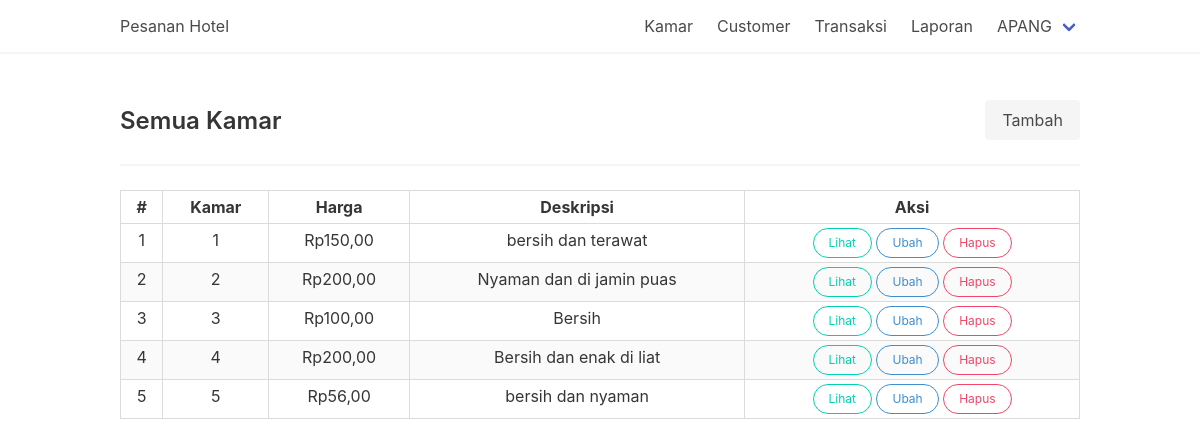
The page /kamar.php (signed in) on the database its author committed.
### tables this page shows
CREATE TABLE `kamar` (
  `id_kamar` int(11) NOT NULL,
  `kamar` varchar(30) NOT NULL,
  `harga` decimal(10,0) NOT NULL,
  `deskripsi` text NOT NULL
);

### config/function.php (called while the page is built, shortened)
<?php
function money($number)
{
    return 'Rp' . number_format($number, 2, ',', '.');
}

### kamar.php (the view, shortened to what this page needs)
<?php
require_once "template/theHeader.php";
?>
<div class="level">
    <div class="level-left">
        <div class="level-item">
            <h1 class="title is-4">Semua Kamar</h1>
        </div>
    </div>
    <div class="level-right">
        <div class="level-item">
            <a href="kamar-create.php" class="button is-light">Tambah</a>
        </div>
    </div>
</div>
<hr>
<div class="table-container">
    <table class="table is-fullwidth is-bordered is-striped is-hoverable is-narrow has-text-centered">
        <thead>
            <tr>
                <th>#</th>
                <th>Kamar</th>
                <th>Harga</th>
                <th>Deskripsi</th>
                <th>Aksi</th>
            </tr>
        </thead>
        <tbody>
            <?php
            $sql = "SELECT * FROM kamar";
            $query = $conn->prepare($sql);
            $query->execute();
            while ($item = $query->fetch(PDO::FETCH_OBJ)) {
            ?>
                <tr>
                    <td><?= $item->id_kamar; ?></td>
                    <td><?= $item->kamar; ?></td>
                    <td><?= money($item->harga); ?></td>
                    <td><?= $item->deskripsi; ?></td>
                    <td>
                        <a href="kamar-show.php?id=<?= $item->id_kamar; ?>" class="button is-small is-rounded is-outlined is-primary">
                            Lihat
                        </a>
                        <a href="kamar-edit.php?id=<?= $item->id_kamar; ?>" class="button is-small is-rounded is-outlined is-info">
                            Ubah
                        </a>
                        <a href="?hapus=<?= $item->id_kamar; ?>" class="button is-small is-rounded is-outlined is-danger" onclick="return confirm('Apakah Anda yakin ingin menghapus data tersebut?');">
                            Hapus
                        </a>
                    </td>
                </tr>
            <?php } ?>
        </tbody>
    </table>
</div>
<?php
require_once "template/theFooter.php"
?>

### rows shown on the page
kamar: id_kamar "1", kamar "1", harga "Rp150,00", deskripsi "bersih dan terawat"
kamar: id_kamar "2", kamar "2", harga "Rp200,00", deskripsi "Nyaman dan di jamin puas"
kamar: id_kamar "3", kamar "3", harga "Rp100,00", deskripsi "Bersih"
kamar: id_kamar "4", kamar "4", harga "Rp200,00", deskripsi "Bersih dan enak di liat"
kamar: id_kamar "5", kamar "5", harga "Rp56,00", deskripsi "bersih dan nyaman"

### other values the page prints
$_SESSION['auth_name'] "APANG"
